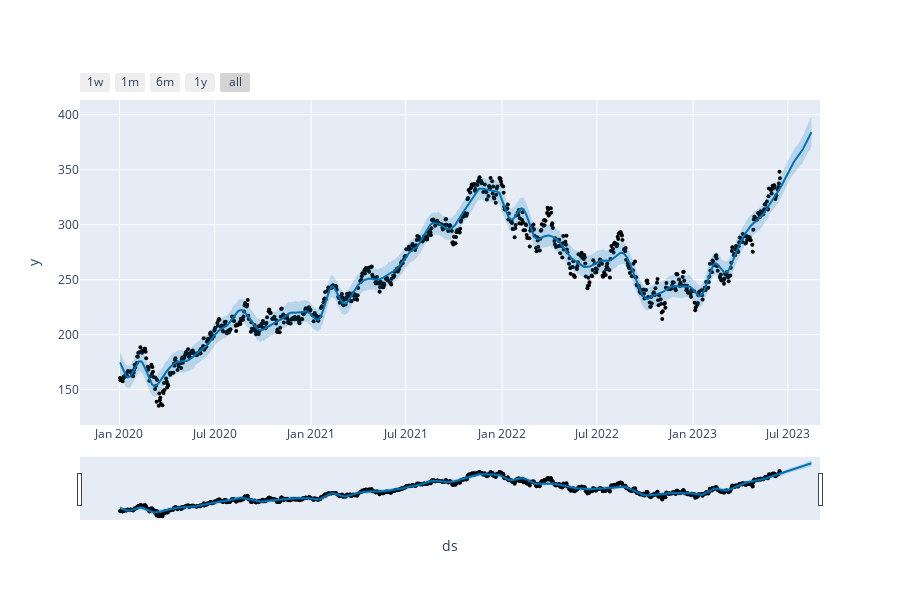

This figure's notebook cell:
### Code cell
from prophet.plot import plot_plotly, plot_components_plotly

plot_plotly(m_pro, forecast_pro)

### Figure 1 — Plotly figure (JSON) as saved in the notebook; plotly's stock layout.template omitted (floating-point values rounded to 4 significant figures; data arrays with more than 128 entries replaced by an {"elided": "..."} marker saying what was removed)
{"data": [{"marker": {"color": "black", "size": 4}, "mode": "markers", "name": "Actual", "type": "scatter", "x": {"elided": "871 str values"}, "y": {"elided": "871 float values"}}, {"hoverinfo": "skip", "line": {"width": 0}, "mode": "lines", "type": "scatter", "x": {"elided": "931 str values"}, "y": {"elided": "931 float values"}}, {"fill": "tonexty", "fillcolor": "rgba(0, 114, 178, 0.2)", "line": {"color": "#0072B2", "width": 2}, "mode": "lines", "name": "Predicted", "type": "scatter", "x": {"elided": "931 str values"}, "y": {"elided": "931 float values"}}, {"fill": "tonexty", "fillcolor": "rgba(0, 114, 178, 0.2)", "hoverinfo": "skip", "line": {"width": 0}, "mode": "lines", "type": "scatter", "x": {"elided": "931 str values"}, "y": {"elided": "931 float values"}}], "layout": {"height": 600, "showlegend": false, "width": 900, "xaxis": {"rangeselector": {"buttons": [{"count": 7, "label": "1w", "step": "day", "stepmode": "backward"}, {"count": 1, "label": "1m", "step": "month", "stepmode": "backward"}, {"count": 6, "label": "6m", "step": "month", "stepmode": "backward"}, {"count": 1, "label": "1y", "step": "year", "stepmode": "backward"}, {"step": "all"}]}, "rangeslider": {"visible": true}, "title": {"text": "ds"}, "type": "date"}, "yaxis": {"title": {"text": "y"}}}}
